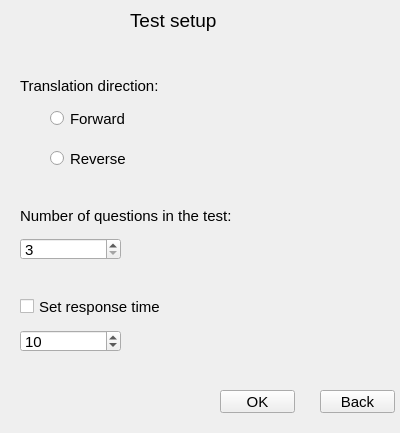
<?xml version="1.0" encoding="UTF-8"?>
<ui version="4.0">
 <class>FormTestSetup</class>
 <widget class="QWidget" name="FormTestSetup">
  <property name="geometry">
   <rect>
    <x>0</x>
    <y>0</y>
    <width>400</width>
    <height>433</height>
   </rect>
  </property>
  <property name="windowTitle">
   <string>Form</string>
  </property>
  <widget class="QSpinBox" name="spinBoxCount">
   <property name="geometry">
    <rect>
     <x>20</x>
     <y>238</y>
     <width>101</width>
     <height>22</height>
    </rect>
   </property>
   <property name="font">
    <font>
     <family>Microsoft YaHei UI</family>
     <pointsize>11</pointsize>
    </font>
   </property>
   <property name="minimum">
    <number>3</number>
   </property>
   <property name="singleStep">
    <number>5</number>
   </property>
  </widget>
  <widget class="QRadioButton" name="rbtnForward">
   <property name="geometry">
    <rect>
     <x>50</x>
     <y>110</y>
     <width>82</width>
     <height>17</height>
    </rect>
   </property>
   <property name="font">
    <font>
     <family>Microsoft YaHei UI</family>
     <pointsize>11</pointsize>
    </font>
   </property>
   <property name="text">
    <string>Forward</string>
   </property>
  </widget>
  <widget class="QRadioButton" name="rbtnReverse">
   <property name="geometry">
    <rect>
     <x>50</x>
     <y>150</y>
     <width>82</width>
     <height>17</height>
    </rect>
   </property>
   <property name="font">
    <font>
     <family>Microsoft YaHei UI</family>
     <pointsize>11</pointsize>
    </font>
   </property>
   <property name="text">
    <string>Reverse</string>
   </property>
  </widget>
  <widget class="QPushButton" name="btnBack">
   <property name="geometry">
    <rect>
     <x>320</x>
     <y>390</y>
     <width>75</width>
     <height>23</height>
    </rect>
   </property>
   <property name="font">
    <font>
     <family>Microsoft YaHei UI</family>
     <pointsize>11</pointsize>
    </font>
   </property>
   <property name="text">
    <string>Back</string>
   </property>
  </widget>
  <widget class="QPushButton" name="btnOK">
   <property name="geometry">
    <rect>
     <x>220</x>
     <y>390</y>
     <width>75</width>
     <height>23</height>
    </rect>
   </property>
   <property name="font">
    <font>
     <family>Microsoft YaHei UI</family>
     <pointsize>11</pointsize>
    </font>
   </property>
   <property name="text">
    <string>OK</string>
   </property>
  </widget>
  <widget class="QLabel" name="label">
   <property name="geometry">
    <rect>
     <x>130</x>
     <y>10</y>
     <width>181</width>
     <height>21</height>
    </rect>
   </property>
   <property name="font">
    <font>
     <family>Microsoft YaHei UI</family>
     <pointsize>14</pointsize>
    </font>
   </property>
   <property name="text">
    <string>Test setup</string>
   </property>
  </widget>
  <widget class="QLabel" name="label_3">
   <property name="geometry">
    <rect>
     <x>20</x>
     <y>200</y>
     <width>251</width>
     <height>31</height>
    </rect>
   </property>
   <property name="font">
    <font>
     <family>Microsoft YaHei UI</family>
     <pointsize>11</pointsize>
    </font>
   </property>
   <property name="text">
    <string>Number of questions in the test:</string>
   </property>
  </widget>
  <widget class="QSpinBox" name="spinBoxTime_2">
   <property name="geometry">
    <rect>
     <x>20</x>
     <y>330</y>
     <width>101</width>
     <height>22</height>
    </rect>
   </property>
   <property name="font">
    <font>
     <family>Microsoft YaHei UI</family>
     <pointsize>11</pointsize>
    </font>
   </property>
   <property name="minimum">
    <number>1</number>
   </property>
   <property name="maximum">
    <number>60</number>
   </property>
   <property name="singleStep">
    <number>2</number>
   </property>
   <property name="value">
    <number>10</number>
   </property>
  </widget>
  <widget class="QCheckBox" name="checkBox">
   <property name="geometry">
    <rect>
     <x>20</x>
     <y>296</y>
     <width>161</width>
     <height>21</height>
    </rect>
   </property>
   <property name="font">
    <font>
     <family>Microsoft YaHei UI</family>
     <pointsize>11</pointsize>
    </font>
   </property>
   <property name="text">
    <string>Set response time</string>
   </property>
  </widget>
  <widget class="QLabel" name="label_4">
   <property name="geometry">
    <rect>
     <x>20</x>
     <y>70</y>
     <width>251</width>
     <height>31</height>
    </rect>
   </property>
   <property name="font">
    <font>
     <family>Microsoft YaHei UI</family>
     <pointsize>11</pointsize>
    </font>
   </property>
   <property name="text">
    <string>Translation direction:</string>
   </property>
  </widget>
 </widget>
 <resources/>
 <connections/>
</ui>
